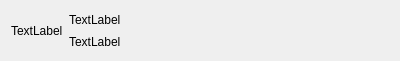
<?xml version="1.0" encoding="UTF-8"?>
<ui version="4.0">
 <class>AssetManagerContentItemDelegateWidget</class>
 <widget class="QWidget" name="AssetManagerContentItemDelegateWidget">
  <property name="geometry">
   <rect>
    <x>0</x>
    <y>0</y>
    <width>400</width>
    <height>61</height>
   </rect>
  </property>
  <property name="windowTitle">
   <string>Form</string>
  </property>
  <layout class="QGridLayout" name="gridLayout">
   <item row="0" column="0" rowspan="2">
    <widget class="QLabel" name="lblIcon">
     <property name="sizePolicy">
      <sizepolicy hsizetype="Maximum" vsizetype="Preferred">
       <horstretch>0</horstretch>
       <verstretch>0</verstretch>
      </sizepolicy>
     </property>
     <property name="text">
      <string>TextLabel</string>
     </property>
    </widget>
   </item>
   <item row="0" column="1">
    <widget class="QLabel" name="lblName">
     <property name="text">
      <string>TextLabel</string>
     </property>
    </widget>
   </item>
   <item row="1" column="1">
    <widget class="QLabel" name="lblType">
     <property name="text">
      <string>TextLabel</string>
     </property>
    </widget>
   </item>
  </layout>
 </widget>
 <resources/>
 <connections/>
</ui>
